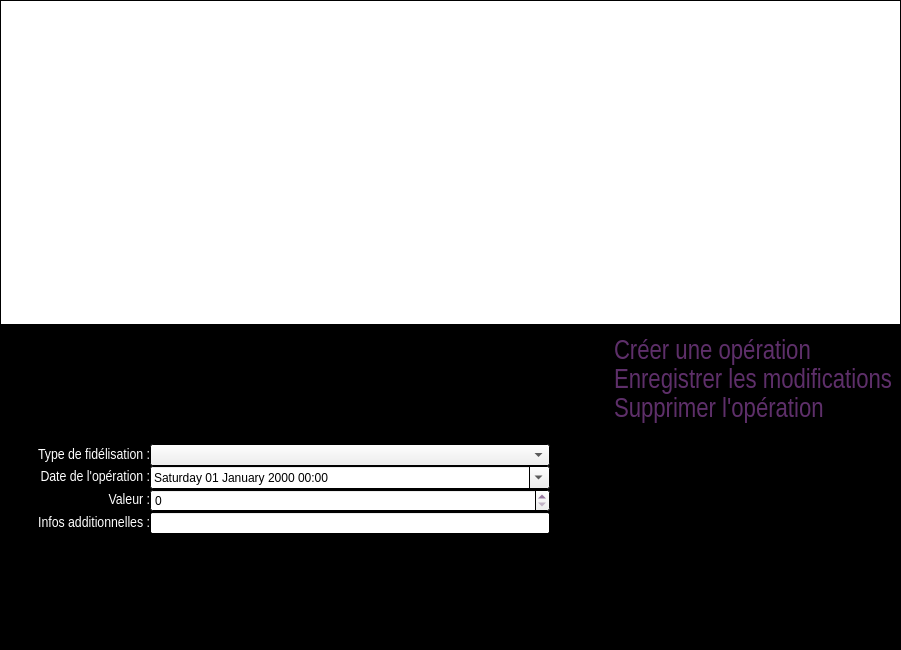
<?xml version="1.0" encoding="UTF-8"?>
<ui version="4.0">
 <class>FidHistoric</class>
 <widget class="QDialog" name="FidHistoric">
  <property name="geometry">
   <rect>
    <x>0</x>
    <y>0</y>
    <width>901</width>
    <height>650</height>
   </rect>
  </property>
  <property name="palette">
   <palette>
    <active>
     <colorrole role="WindowText">
      <brush brushstyle="SolidPattern">
       <color alpha="255">
        <red>94</red>
        <green>47</green>
        <blue>106</blue>
       </color>
      </brush>
     </colorrole>
     <colorrole role="Base">
      <brush brushstyle="SolidPattern">
       <color alpha="255">
        <red>255</red>
        <green>255</green>
        <blue>255</blue>
       </color>
      </brush>
     </colorrole>
     <colorrole role="Window">
      <brush brushstyle="SolidPattern">
       <color alpha="255">
        <red>0</red>
        <green>0</green>
        <blue>0</blue>
       </color>
      </brush>
     </colorrole>
    </active>
    <inactive>
     <colorrole role="WindowText">
      <brush brushstyle="SolidPattern">
       <color alpha="255">
        <red>94</red>
        <green>47</green>
        <blue>106</blue>
       </color>
      </brush>
     </colorrole>
     <colorrole role="Base">
      <brush brushstyle="SolidPattern">
       <color alpha="255">
        <red>255</red>
        <green>255</green>
        <blue>255</blue>
       </color>
      </brush>
     </colorrole>
     <colorrole role="Window">
      <brush brushstyle="SolidPattern">
       <color alpha="255">
        <red>0</red>
        <green>0</green>
        <blue>0</blue>
       </color>
      </brush>
     </colorrole>
    </inactive>
    <disabled>
     <colorrole role="WindowText">
      <brush brushstyle="SolidPattern">
       <color alpha="255">
        <red>120</red>
        <green>120</green>
        <blue>120</blue>
       </color>
      </brush>
     </colorrole>
     <colorrole role="Base">
      <brush brushstyle="SolidPattern">
       <color alpha="255">
        <red>0</red>
        <green>0</green>
        <blue>0</blue>
       </color>
      </brush>
     </colorrole>
     <colorrole role="Window">
      <brush brushstyle="SolidPattern">
       <color alpha="255">
        <red>0</red>
        <green>0</green>
        <blue>0</blue>
       </color>
      </brush>
     </colorrole>
    </disabled>
   </palette>
  </property>
  <property name="windowTitle">
   <string>Historique de fidélité</string>
  </property>
  <property name="windowIcon">
   <iconset resource="pokersphere.qrc">
    <normaloff>:/img/Resources/sphere.ico</normaloff>:/img/Resources/sphere.ico</iconset>
  </property>
  <layout class="QVBoxLayout" name="verticalLayout">
   <property name="spacing">
    <number>0</number>
   </property>
   <property name="leftMargin">
    <number>0</number>
   </property>
   <property name="topMargin">
    <number>0</number>
   </property>
   <property name="rightMargin">
    <number>0</number>
   </property>
   <property name="bottomMargin">
    <number>0</number>
   </property>
   <item>
    <widget class="QTableView" name="tableView">
     <property name="minimumSize">
      <size>
       <width>0</width>
       <height>309</height>
      </size>
     </property>
     <property name="editTriggers">
      <set>QAbstractItemView::NoEditTriggers</set>
     </property>
     <property name="alternatingRowColors">
      <bool>true</bool>
     </property>
     <property name="selectionMode">
      <enum>QAbstractItemView::SingleSelection</enum>
     </property>
     <property name="selectionBehavior">
      <enum>QAbstractItemView::SelectRows</enum>
     </property>
     <property name="sortingEnabled">
      <bool>true</bool>
     </property>
     <attribute name="verticalHeaderVisible">
      <bool>false</bool>
     </attribute>
    </widget>
   </item>
   <item>
    <layout class="QHBoxLayout" name="horizontalLayout">
     <property name="bottomMargin">
      <number>6</number>
     </property>
     <item>
      <layout class="QVBoxLayout" name="verticalLayout_5">
       <property name="topMargin">
        <number>9</number>
       </property>
       <property name="rightMargin">
        <number>9</number>
       </property>
       <item>
        <spacer name="verticalSpacer">
         <property name="orientation">
          <enum>Qt::Vertical</enum>
         </property>
         <property name="sizeHint" stdset="0">
          <size>
           <width>20</width>
           <height>40</height>
          </size>
         </property>
        </spacer>
       </item>
       <item>
        <layout class="QHBoxLayout" name="horizontalLayout_3">
         <item>
          <widget class="QLabel" name="typeFidLabel">
           <property name="minimumSize">
            <size>
             <width>150</width>
             <height>20</height>
            </size>
           </property>
           <property name="maximumSize">
            <size>
             <width>150</width>
             <height>20</height>
            </size>
           </property>
           <property name="palette">
            <palette>
             <active>
              <colorrole role="WindowText">
               <brush brushstyle="SolidPattern">
                <color alpha="255">
                 <red>255</red>
                 <green>255</green>
                 <blue>255</blue>
                </color>
               </brush>
              </colorrole>
             </active>
             <inactive>
              <colorrole role="WindowText">
               <brush brushstyle="SolidPattern">
                <color alpha="255">
                 <red>255</red>
                 <green>255</green>
                 <blue>255</blue>
                </color>
               </brush>
              </colorrole>
             </inactive>
             <disabled>
              <colorrole role="WindowText">
               <brush brushstyle="SolidPattern">
                <color alpha="255">
                 <red>120</red>
                 <green>120</green>
                 <blue>120</blue>
                </color>
               </brush>
              </colorrole>
             </disabled>
            </palette>
           </property>
           <property name="font">
            <font>
             <family>Arial Narrow</family>
             <pointsize>11</pointsize>
            </font>
           </property>
           <property name="text">
            <string>Type de fidélisation :</string>
           </property>
           <property name="alignment">
            <set>Qt::AlignRight|Qt::AlignTrailing|Qt::AlignVCenter</set>
           </property>
          </widget>
         </item>
         <item>
          <widget class="QComboBox" name="typeFidComboBox">
           <property name="minimumSize">
            <size>
             <width>400</width>
             <height>22</height>
            </size>
           </property>
          </widget>
         </item>
        </layout>
       </item>
       <item>
        <layout class="QHBoxLayout" name="horizontalLayout_5">
         <item>
          <widget class="QLabel" name="dateOperationLabel">
           <property name="minimumSize">
            <size>
             <width>150</width>
             <height>20</height>
            </size>
           </property>
           <property name="maximumSize">
            <size>
             <width>150</width>
             <height>20</height>
            </size>
           </property>
           <property name="palette">
            <palette>
             <active>
              <colorrole role="WindowText">
               <brush brushstyle="SolidPattern">
                <color alpha="255">
                 <red>255</red>
                 <green>255</green>
                 <blue>255</blue>
                </color>
               </brush>
              </colorrole>
             </active>
             <inactive>
              <colorrole role="WindowText">
               <brush brushstyle="SolidPattern">
                <color alpha="255">
                 <red>255</red>
                 <green>255</green>
                 <blue>255</blue>
                </color>
               </brush>
              </colorrole>
             </inactive>
             <disabled>
              <colorrole role="WindowText">
               <brush brushstyle="SolidPattern">
                <color alpha="255">
                 <red>120</red>
                 <green>120</green>
                 <blue>120</blue>
                </color>
               </brush>
              </colorrole>
             </disabled>
            </palette>
           </property>
           <property name="font">
            <font>
             <family>Arial Narrow</family>
             <pointsize>11</pointsize>
            </font>
           </property>
           <property name="text">
            <string>Date de l'opération :</string>
           </property>
           <property name="alignment">
            <set>Qt::AlignRight|Qt::AlignTrailing|Qt::AlignVCenter</set>
           </property>
          </widget>
         </item>
         <item>
          <widget class="QDateTimeEdit" name="dateOperationDateTimeEdit">
           <property name="displayFormat">
            <string>dddd dd MMMM yyyy HH:mm</string>
           </property>
           <property name="calendarPopup">
            <bool>true</bool>
           </property>
          </widget>
         </item>
        </layout>
       </item>
       <item>
        <layout class="QHBoxLayout" name="horizontalLayout_4">
         <item>
          <widget class="QLabel" name="valeurLabel">
           <property name="minimumSize">
            <size>
             <width>150</width>
             <height>20</height>
            </size>
           </property>
           <property name="maximumSize">
            <size>
             <width>150</width>
             <height>20</height>
            </size>
           </property>
           <property name="palette">
            <palette>
             <active>
              <colorrole role="WindowText">
               <brush brushstyle="SolidPattern">
                <color alpha="255">
                 <red>255</red>
                 <green>255</green>
                 <blue>255</blue>
                </color>
               </brush>
              </colorrole>
             </active>
             <inactive>
              <colorrole role="WindowText">
               <brush brushstyle="SolidPattern">
                <color alpha="255">
                 <red>255</red>
                 <green>255</green>
                 <blue>255</blue>
                </color>
               </brush>
              </colorrole>
             </inactive>
             <disabled>
              <colorrole role="WindowText">
               <brush brushstyle="SolidPattern">
                <color alpha="255">
                 <red>120</red>
                 <green>120</green>
                 <blue>120</blue>
                </color>
               </brush>
              </colorrole>
             </disabled>
            </palette>
           </property>
           <property name="font">
            <font>
             <family>Arial Narrow</family>
             <pointsize>11</pointsize>
            </font>
           </property>
           <property name="text">
            <string>Valeur :</string>
           </property>
           <property name="alignment">
            <set>Qt::AlignRight|Qt::AlignTrailing|Qt::AlignVCenter</set>
           </property>
          </widget>
         </item>
         <item>
          <widget class="QSpinBox" name="valeurSpinBox">
           <property name="maximum">
            <number>999999999</number>
           </property>
          </widget>
         </item>
        </layout>
       </item>
       <item>
        <layout class="QHBoxLayout" name="horizontalLayout_13">
         <item>
          <widget class="QLabel" name="infosAdditionnellesLabel">
           <property name="minimumSize">
            <size>
             <width>150</width>
             <height>20</height>
            </size>
           </property>
           <property name="maximumSize">
            <size>
             <width>150</width>
             <height>20</height>
            </size>
           </property>
           <property name="palette">
            <palette>
             <active>
              <colorrole role="WindowText">
               <brush brushstyle="SolidPattern">
                <color alpha="255">
                 <red>255</red>
                 <green>255</green>
                 <blue>255</blue>
                </color>
               </brush>
              </colorrole>
             </active>
             <inactive>
              <colorrole role="WindowText">
               <brush brushstyle="SolidPattern">
                <color alpha="255">
                 <red>255</red>
                 <green>255</green>
                 <blue>255</blue>
                </color>
               </brush>
              </colorrole>
             </inactive>
             <disabled>
              <colorrole role="WindowText">
               <brush brushstyle="SolidPattern">
                <color alpha="255">
                 <red>120</red>
                 <green>120</green>
                 <blue>120</blue>
                </color>
               </brush>
              </colorrole>
             </disabled>
            </palette>
           </property>
           <property name="font">
            <font>
             <family>Arial Narrow</family>
             <pointsize>11</pointsize>
            </font>
           </property>
           <property name="text">
            <string>Infos additionnelles :</string>
           </property>
           <property name="alignment">
            <set>Qt::AlignRight|Qt::AlignTrailing|Qt::AlignVCenter</set>
           </property>
          </widget>
         </item>
         <item>
          <widget class="QLineEdit" name="infosAdditionnellesLineEdit">
           <property name="maxLength">
            <number>255</number>
           </property>
          </widget>
         </item>
        </layout>
       </item>
       <item>
        <spacer name="verticalSpacer_3">
         <property name="orientation">
          <enum>Qt::Vertical</enum>
         </property>
         <property name="sizeHint" stdset="0">
          <size>
           <width>20</width>
           <height>40</height>
          </size>
         </property>
        </spacer>
       </item>
      </layout>
     </item>
     <item>
      <spacer name="horizontalSpacer">
       <property name="orientation">
        <enum>Qt::Horizontal</enum>
       </property>
       <property name="sizeHint" stdset="0">
        <size>
         <width>40</width>
         <height>20</height>
        </size>
       </property>
      </spacer>
     </item>
     <item>
      <layout class="QVBoxLayout" name="verticalLayout_2">
       <property name="leftMargin">
        <number>9</number>
       </property>
       <property name="rightMargin">
        <number>9</number>
       </property>
       <item>
        <layout class="QHBoxLayout" name="horizontalLayout_6">
         <item>
          <widget class="QLabel" name="logoLabel">
           <property name="maximumSize">
            <size>
             <width>256</width>
             <height>150</height>
            </size>
           </property>
           <property name="text">
            <string/>
           </property>
           <property name="pixmap">
            <pixmap resource="pokersphere.qrc">:/img/Resources/pokerSphere.gif</pixmap>
           </property>
           <property name="scaledContents">
            <bool>true</bool>
           </property>
           <property name="alignment">
            <set>Qt::AlignCenter</set>
           </property>
          </widget>
         </item>
        </layout>
       </item>
       <item>
        <layout class="QVBoxLayout" name="verticalLayout_6">
         <property name="leftMargin">
          <number>9</number>
         </property>
         <item>
          <widget class="QLabel" name="creerOperationLabel">
           <property name="maximumSize">
            <size>
             <width>390</width>
             <height>16777215</height>
            </size>
           </property>
           <property name="font">
            <font>
             <family>Arial Narrow</family>
             <pointsize>20</pointsize>
            </font>
           </property>
           <property name="text">
            <string>&lt;a href=&quot;a&quot; style=&quot;text-decoration:none;&quot;&gt;&lt;font color=&quot;#5E2F6A&quot;&gt;Créer une opération&lt;/font&gt;&lt;/a&gt;</string>
           </property>
          </widget>
         </item>
         <item>
          <widget class="QLabel" name="enregistrerModificationLabel">
           <property name="font">
            <font>
             <family>Arial Narrow</family>
             <pointsize>20</pointsize>
            </font>
           </property>
           <property name="text">
            <string>&lt;a href=&quot;a&quot; style=&quot;text-decoration:none;&quot;&gt;&lt;font color=&quot;#5E2F6A&quot;&gt;Enregistrer les modifications&lt;/font&gt;&lt;/a&gt;</string>
           </property>
          </widget>
         </item>
         <item>
          <widget class="QLabel" name="supprimerOperationLabel">
           <property name="font">
            <font>
             <family>Arial Narrow</family>
             <pointsize>20</pointsize>
            </font>
           </property>
           <property name="text">
            <string>&lt;a href=&quot;a&quot; style=&quot;text-decoration:none;&quot;&gt;&lt;font color=&quot;#5E2F6A&quot;&gt;Supprimer l'opération&lt;/font&gt;&lt;/a&gt;</string>
           </property>
          </widget>
         </item>
         <item>
          <spacer name="verticalSpacer_2">
           <property name="orientation">
            <enum>Qt::Vertical</enum>
           </property>
           <property name="sizeHint" stdset="0">
            <size>
             <width>20</width>
             <height>40</height>
            </size>
           </property>
          </spacer>
         </item>
        </layout>
       </item>
      </layout>
     </item>
    </layout>
   </item>
  </layout>
 </widget>
 <resources>
  <include location="pokersphere.qrc"/>
 </resources>
 <connections/>
</ui>
